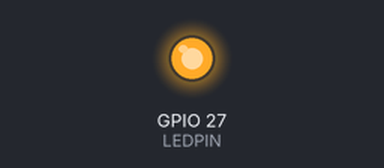
Recording of a sketch running on a simulated ESP32. Parts: output pins drawn as LEDs (lit = HIGH).

Above: at 1.0 s.
At 3.0 s:
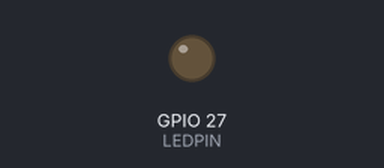
Timing chart, 0 to 5.2 s (numbered marks = the images above):
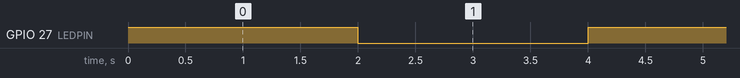

Measured:
- by itself, GPIO 27 (LEDPIN): alternates HIGH for 2.0 s and LOW for 2.0 s

The sketch:

oneLED.ino
```cpp
/* Things to try:
 *
 * - make the LED blink faster and slower
 * - vary the brightness using analogWrite() (01-pwmLED)
 *
 */

const int LEDPIN = 27;

void setup()
{
	pinMode(LEDPIN, OUTPUT);
}

void loop()
{
	digitalWrite(LEDPIN, HIGH);
	delay(2000);
	digitalWrite(LEDPIN, LOW);
	delay(2000);
}
```
